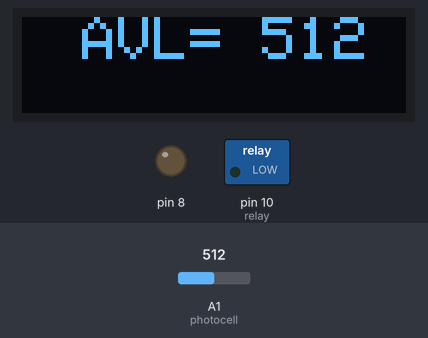
Bench run of a sketch on a simulated Arduino Uno, built with avr-gcc and run on an emulated ATmega328P. Parts: 128×32 one-colour display, switched loads named in the sketch (green lamp = pin HIGH), output pins drawn as LEDs (lit = HIGH). The test bench sets the inputs (shaded band); at power-on: A1 (photocell) = 512. What the sketch prints to the serial monitor is not drawn.

Above: at 3.2 s.
3.3 s: A1 (photocell) set to 367
At 4.8 s:
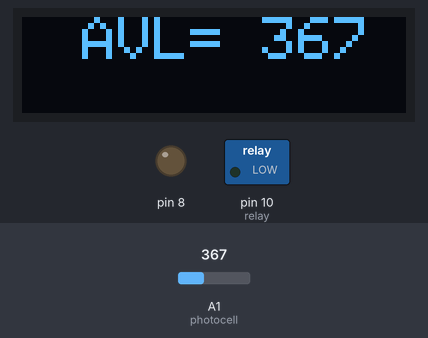
5.1 s: A1 (photocell) set to 337
At 5.4 s:
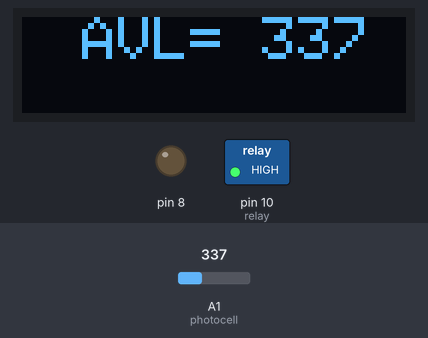
6.6 s: A1 (photocell) set to 360
At 7.0 s:
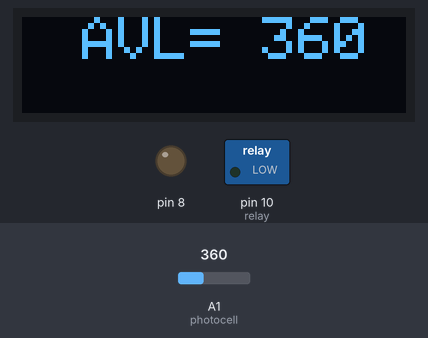
Timing chart, 0 to 9.6 s (numbered marks = the images above; inputs shaded):
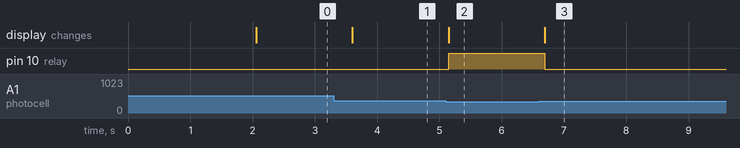

The sketch:

LDR_OLED.ino
```cpp
#include <SPI.h>
#include <Wire.h>
#include <Adafruit_GFX.h>
#include <Adafruit_SSD1306.h>
#define SCREEN_WIDTH 128 // OLED display width, in pixels
#define SCREEN_HEIGHT 32 // OLED display height, in pixels
#define OLED_RESET     4 // Reset pin # (or -1 if sharing Arduino reset pin)
#define SCREEN_ADDRESS 0x3C ///< See datasheet for Address; 0x3D for 128x64, 0x3C for 128x32
Adafruit_SSD1306 display(SCREEN_WIDTH, SCREEN_HEIGHT, &Wire, OLED_RESET);
#define photocell A1
#define relay 10
int analogVal = 0 ;

void setup() {
  // put your setup code here, to run once:
  pinMode(relay,OUTPUT);
  pinMode(8,OUTPUT);
  digitalWrite(8,0);
  Serial.begin(9600);
  // SSD1306_SWITCHCAPVCC = generate display voltage from 3.3V internally
  if(!display.begin(SSD1306_SWITCHCAPVCC, SCREEN_ADDRESS)) {
    Serial.println(F("SSD1306 allocation failed"));
    for(;;); // Don't proceed, loop forever
  }
  display.clearDisplay();
  display.setTextSize(2); // Draw 2X-scale text
  display.setTextColor(SSD1306_WHITE);
  display.setCursor(15, 0);
  display.println(F("IOT IRAN"));
  display.display();      // Show initial text
  delay(2000);
    display.clearDisplay();
}

void loop() {
  analogVal = analogRead(photocell);
  // put your main code here, to run repeatedly:
  Serial.println("Analog Value = " + String(analogVal));
  display.setCursor(20,0);
  display.println("AVL= ");
  display.setCursor(80,0);
  display.println(analogVal);
  display.display();
  if (analogVal <= 350){
    digitalWrite(relay,1);
    Serial.println("ON");
  }
  else {
    digitalWrite(relay,0);
    Serial.println("OFF");

    }
   display.clearDisplay();
   delay(500);
}
```

Measured:
- the behaviour switches between 351 and 350 on A1 (photocell) (found by bisection; images 1 and 2)
- after the input at 3.3 s, the display: changes after 0.30 s (image 1)
- after the input at 5.1 s, pin 10 (relay): LOW → HIGH after 0.05 s; the display: changes after 0.05 s (image 2)
- after the input at 6.6 s, pin 10 (relay): HIGH → LOW after 0.09 s; the display: changes after 0.09 s (image 3)
